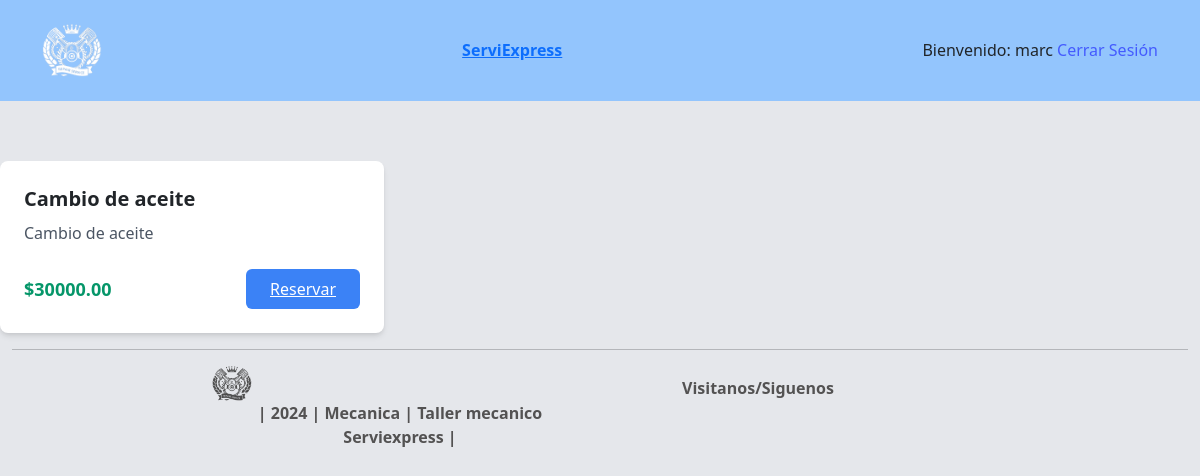
Page /servicios/ (signed in) on the committed database.
### usuarios/models.py (models this page shows)
class Usuario(AbstractUser):
    ROLES = (
        ('cliente', 'Cliente'),
        ('empleado', 'Empleado'),
        ('administrador', 'Administrador')
    )
    rol = models.CharField(max_length=20, choices=ROLES)
    telefono = models.CharField(max_length=15, blank=True)

### servicios/models.py (models this page shows)
class Servicio(models.Model): # agregado modelo servicio
    nombre = models.CharField(max_length=100)
    descripcion = models.TextField()
    precio = models.DecimalField(max_digits=10, decimal_places=2)
    productos_requeridos = models.ManyToManyField(Producto, related_name='servicios')

### servicios/views.py (the view)
# urls.py: path('', lista_servicios, name='lista'), # agregado para mostrar lista.html
@login_required # agregado por que requiere del inicio de sesion
def lista_servicios(request): # agregado para mostrar la pagina
    servicios = Servicio.objects.all()
    return render(request, 'servicios/lista.html', {'servicios': servicios})

### servicios/templates/servicios/lista.html
{% extends 'base.html' %}
{% block content %}
<div class="grid md:grid-cols-3 gap-4">
    {% for servicio in servicios %}
    <div class="bg-white p-6 rounded-lg shadow-md">
        <h3 class="text-xl font-bold mb-2">{{ servicio.nombre }}</h3>
        <p class="text-gray-600 mb-4">{{ servicio.descripcion }}</p>
        <div class="flex justify-between items-center">
            <span class="text-lg font-semibold text-green-600">${{ servicio.precio|floatformat:2 }}</span>
            <a href="{% url 'reservas:crear' servicio.id %}"
               class="bg-blue-500 text-white px-4 py-2 rounded hover:bg-blue-600">
                Reservar
            </a>
        </div>
    </div>
    {% endfor %}
</div>
{% endblock %}

### templates/base.html (shortened to what this page needs)
{% load static %}
<!DOCTYPE html>
<html lang="es">
<head>
    <link href="https://cdn.jsdelivr.net/npm/tailwindcss@2.2.19/dist/tailwind.min.css" rel="stylesheet">
    <link
    href="https://cdn.jsdelivr.net/npm/bootstrap@5.3.2/dist/css/bootstrap.min.css" rel="stylesheet"
/>
    <link rel="stylesheet" type="text/css" href="{% static 'css/estilos.css' %}">
</head>
<body class="bg-gray-200">
    <head>
        <nav class="bg-blue-300 p-4">
            <div class="container mx-auto flex justify-between items-center">
                <a href="/"><img src="{% static 'img/logo.png' %}" width="60" style="cursor: pointer;"></a>
                <a href="/" class="font-bold">ServiExpress</a>
                <div class="">
                    {% if user.is_authenticated %}
                        <span>Bienvenido: {{ user.username }} </span>
                        <a href="{% url 'logout' %}" class="link-custom">Cerrar Sesión</a>
                    {% else %}
                        <a href="{% url 'login' %}" class="link-custom">Iniciar Sesión</a>
                        <a href="{% url 'registro' %}" class="link-custom">Registrarse</a>
                    {% endif %}
                </div>
            </div>
        </nav>
    </head>
    <main class="">
        {% block content %}{% endblock %}
    </main>
    <footer class=" text-center">
        <div class="copyright">
            <div class="container-fluid">
                <hr>
                <div class="row">
                    <div class="col-2"></div>
                    <div class="col-4 txt-plomo">
                        <p><b><a href="/"> <img src="{% static 'img/logo1.png' %}" width="40"></a> | 2024 | Mecanica | Taller mecanico Serviexpress |</b></p>
                    </div>
                    <div class="col-4 t700">
                        <ul class="nav justify-content-center">
                            <li class="txt-plomo ">Visitanos/Siguenos</li>
                            <li><a class="text-decoration-none txt-plomo" href="https://www.facebook.com/?locale=es_LA"><i class="fa fa-brands fa-facebook px-2"></i></a></li>
                            <li><a class="text-decoration-none" href="https://www.instagram.com/"><i class="fa fa-brands fa-instagram px-2"></i></a></li>
                            <li><a class="text-decoration-none" href="https://twitter.com/?lang=es"><i class="fa fa-brands fa-twitter px-2"></i></a></li>
                        </ul>
                    </div>
                    <div class="col-2"></div>
                </div>
            </div>
        </div>
    </footer>
</body>
</html>

### core/static/css/estilos.css (style rules this page uses)
.txt-plomo { color: rgb(83, 82, 82) }
.t700 { font-weight: 700; }
body { background-color: rgb(218, 218, 218); }
main { margin-top: 60px; }
li { margin: 10px 0; }
li a { color: #808080; text-decoration: none; font-weight: 700; padding: 0 6px; }
.link-custom { text-decoration: none !important; color: rgba(0, 0, 255, 0.541); }

### rows in the picture
Usuario: username "marc"
Servicio: nombre "Cambio de aceite", descripcion "Cambio de aceite", precio "30000.00"
